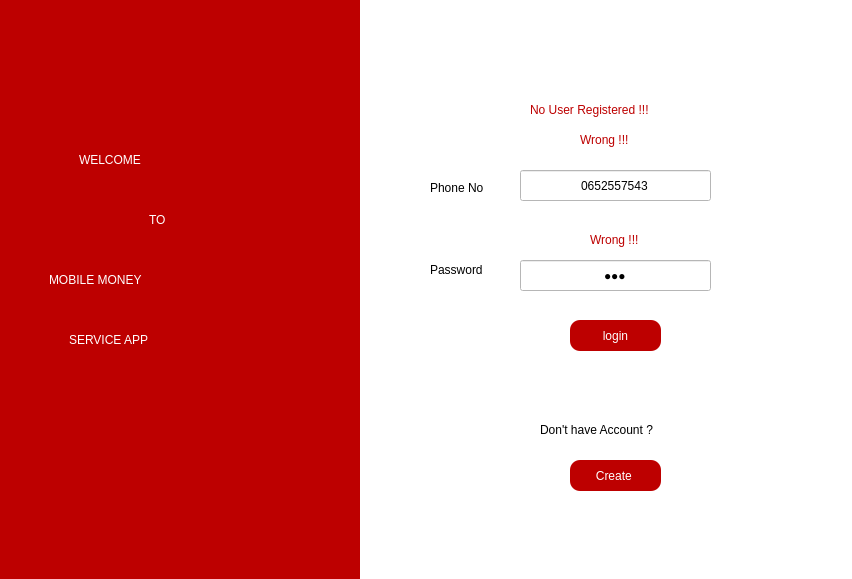
<?xml version="1.0" encoding="UTF-8"?>
<ui version="4.0">
 <class>Dialog</class>
 <widget class="QDialog" name="Dialog">
  <property name="geometry">
   <rect>
    <x>0</x>
    <y>0</y>
    <width>852</width>
    <height>579</height>
   </rect>
  </property>
  <property name="windowTitle">
   <string>Dialog</string>
  </property>
  <property name="styleSheet">
   <string notr="true">background-color: rgb(255, 255, 255);</string>
  </property>
  <widget class="QWidget" name="widget" native="true">
   <property name="geometry">
    <rect>
     <x>-1</x>
     <y>-1</y>
     <width>361</width>
     <height>581</height>
    </rect>
   </property>
   <property name="styleSheet">
    <string notr="true">background-color: rgb(189, 0, 0);
</string>
   </property>
   <widget class="QLabel" name="label_4">
    <property name="geometry">
     <rect>
      <x>80</x>
      <y>140</y>
      <width>171</width>
      <height>41</height>
     </rect>
    </property>
    <property name="styleSheet">
     <string notr="true">color: rgb(255, 255, 255);
font: 75 25pt &quot;Century Gothic&quot;;</string>
    </property>
    <property name="text">
     <string>WELCOME</string>
    </property>
   </widget>
   <widget class="QLabel" name="label_5">
    <property name="geometry">
     <rect>
      <x>150</x>
      <y>200</y>
      <width>51</width>
      <height>41</height>
     </rect>
    </property>
    <property name="styleSheet">
     <string notr="true">color: rgb(255, 255, 255);
font: 75 25pt &quot;Century Gothic&quot;;</string>
    </property>
    <property name="text">
     <string>TO</string>
    </property>
   </widget>
   <widget class="QLabel" name="label_6">
    <property name="geometry">
     <rect>
      <x>50</x>
      <y>260</y>
      <width>261</width>
      <height>41</height>
     </rect>
    </property>
    <property name="styleSheet">
     <string notr="true">color: rgb(255, 255, 255);
font: 75 25pt &quot;Century Gothic&quot;;</string>
    </property>
    <property name="text">
     <string>MOBILE MONEY</string>
    </property>
   </widget>
   <widget class="QLabel" name="label_7">
    <property name="geometry">
     <rect>
      <x>70</x>
      <y>320</y>
      <width>201</width>
      <height>41</height>
     </rect>
    </property>
    <property name="styleSheet">
     <string notr="true">color: rgb(255, 255, 255);
font: 75 25pt &quot;Century Gothic&quot;;</string>
    </property>
    <property name="text">
     <string>SERVICE APP</string>
    </property>
   </widget>
  </widget>
  <widget class="QPushButton" name="create">
   <property name="geometry">
    <rect>
     <x>570</x>
     <y>460</y>
     <width>91</width>
     <height>31</height>
    </rect>
   </property>
   <property name="styleSheet">
    <string notr="true">background-color: rgb(189, 0, 0);
color: rgb(255, 255, 255);
border-radius: 10px;
</string>
   </property>
   <property name="text">
    <string>Create </string>
   </property>
  </widget>
  <widget class="QLabel" name="label">
   <property name="geometry">
    <rect>
     <x>430</x>
     <y>180</y>
     <width>81</width>
     <height>16</height>
    </rect>
   </property>
   <property name="styleSheet">
    <string notr="true">font: 75 12pt &quot;Arial&quot;;</string>
   </property>
   <property name="text">
    <string>Phone No</string>
   </property>
  </widget>
  <widget class="QLabel" name="label_3">
   <property name="geometry">
    <rect>
     <x>430</x>
     <y>260</y>
     <width>81</width>
     <height>20</height>
    </rect>
   </property>
   <property name="styleSheet">
    <string notr="true">font: 75 12pt &quot;Arial&quot;;</string>
   </property>
   <property name="text">
    <string>Password</string>
   </property>
  </widget>
  <widget class="QLineEdit" name="ps">
   <property name="geometry">
    <rect>
     <x>520</x>
     <y>260</y>
     <width>191</width>
     <height>31</height>
    </rect>
   </property>
   <property name="styleSheet">
    <string notr="true">background-color: rgb(255, 255, 255);</string>
   </property>
   <property name="inputMethodHints">
    <set>Qt::ImhDigitsOnly|Qt::ImhHiddenText|Qt::ImhNoAutoUppercase|Qt::ImhNoPredictiveText|Qt::ImhSensitiveData</set>
   </property>
   <property name="inputMask">
    <string notr="true"/>
   </property>
   <property name="text">
    <string notr="true">123</string>
   </property>
   <property name="echoMode">
    <enum>QLineEdit::Password</enum>
   </property>
   <property name="alignment">
    <set>Qt::AlignCenter</set>
   </property>
  </widget>
  <widget class="QPushButton" name="login">
   <property name="geometry">
    <rect>
     <x>570</x>
     <y>320</y>
     <width>91</width>
     <height>31</height>
    </rect>
   </property>
   <property name="styleSheet">
    <string notr="true">background-color: rgb(189, 0, 0);
color: rgb(255, 255, 255);
border-radius: 10px;
</string>
   </property>
   <property name="text">
    <string>login</string>
   </property>
  </widget>
  <widget class="QLabel" name="label_2">
   <property name="geometry">
    <rect>
     <x>540</x>
     <y>420</y>
     <width>151</width>
     <height>20</height>
    </rect>
   </property>
   <property name="styleSheet">
    <string notr="true">font: 75 12pt &quot;Arial&quot;;</string>
   </property>
   <property name="text">
    <string>Don't have Account ?</string>
   </property>
  </widget>
  <widget class="QLabel" name="wrong1">
   <property name="geometry">
    <rect>
     <x>580</x>
     <y>130</y>
     <width>81</width>
     <height>20</height>
    </rect>
   </property>
   <property name="styleSheet">
    <string notr="true">font: 75 12pt &quot;Arial&quot;;
color: rgb(189, 0, 0);</string>
   </property>
   <property name="text">
    <string>Wrong !!!</string>
   </property>
  </widget>
  <widget class="QLabel" name="wrong2">
   <property name="geometry">
    <rect>
     <x>590</x>
     <y>230</y>
     <width>81</width>
     <height>20</height>
    </rect>
   </property>
   <property name="styleSheet">
    <string notr="true">font: 75 12pt &quot;Arial&quot;;
color: rgb(189, 0, 0);</string>
   </property>
   <property name="text">
    <string>Wrong !!!</string>
   </property>
  </widget>
  <widget class="QLabel" name="empty">
   <property name="geometry">
    <rect>
     <x>530</x>
     <y>100</y>
     <width>161</width>
     <height>20</height>
    </rect>
   </property>
   <property name="styleSheet">
    <string notr="true">font: 75 12pt &quot;Arial&quot;;
color: rgb(189, 0, 0);</string>
   </property>
   <property name="text">
    <string>No User Registered !!!</string>
   </property>
  </widget>
  <widget class="QLineEdit" name="pnm">
   <property name="geometry">
    <rect>
     <x>520</x>
     <y>170</y>
     <width>191</width>
     <height>31</height>
    </rect>
   </property>
   <property name="styleSheet">
    <string notr="true">background-color: rgb(255, 255, 255);</string>
   </property>
   <property name="inputMethodHints">
    <set>Qt::ImhDigitsOnly</set>
   </property>
   <property name="inputMask">
    <string notr="true">0000000000</string>
   </property>
   <property name="text">
    <string notr="true">0652557543</string>
   </property>
   <property name="cursorPosition">
    <number>10</number>
   </property>
   <property name="alignment">
    <set>Qt::AlignCenter</set>
   </property>
  </widget>
 </widget>
 <resources/>
 <connections/>
</ui>
